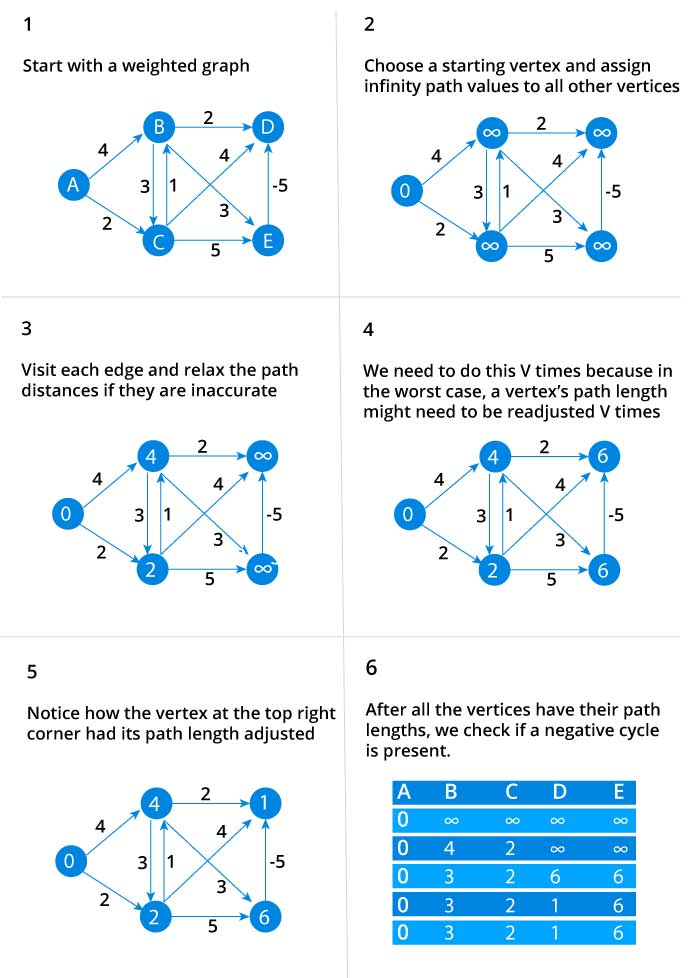
#> input picture Bellman-Ford-Algorithm.jpg, 688 x 978 px
$ python BellmanFord.py
#> lines starting #> are read from the running program, lines starting #| are printed output that depends on the picture
import networkx as nx
import matplotlib.pyplot as plt
import sys,os,time
from tkinter import messagebox
import tkinter as tk
from PIL import Image

inf = float('inf')

def prt(lis):
	V=len(lis)
	str4="\t"
	for i in range(2):
		for j in range(V):
			if( i == 0):
				str4=str4+str(j)+"\t"
			else:
				str4=str4+str(lis[j])+"\t"
		if( i == 0):
			str4=str4+"\n"+"dist\t"
		else:
			str4=str4+"\n"

	return str4

def prt1(lis):
	V=len(lis)
	str4="\t"
	for i in range(2):
		for j in range(V):
			if( i == 0):
				str4=str4+str(j)+"\t"
			else:
				str4=str4+str(lis[j])+"\t"
		if( i == 0):
			str4=str4+"\n"+"parent\t"
		else:
			str4=str4+"\n"

	return str4

def bellmanFord(G, source, pos):
	V = len(G.nodes())
	dist = []
	parent = [None]*V
	for i in range(V):
		dist.append(inf)

	parent[source] = -1;
	dist[source] = 0;
	str5=prt(dist)
	str9=prt1(parent)

	for i in range(V-1):
		for u, v, d in G.edges(data = True):
			if dist[u] + d['length'] < dist[v]:
				str3=str(dist[u])+" + "+str(d['length']) +" < "+ str(dist[v])
				dist[v] = d['length'] + dist[u]
				parent[v] = u
				str2=' , '.join(str(e) for e in parent)
				str1=' , '.join(str(e) for e in dist)
				str3="Iteration no "+str(i+1)+"\nEdge Selected "+str(u)+" -> "+str(v)+"\n"+str3+"\n"
				str7=prt(dist)
				str8=prt1(parent)
				str6=str3+"PREVIOUS Distance table\n"+str5+"\nNEW Distance Table\n"+str7+"\nPREVIOUS Parent table\n"+str9+"\nNEW Parent table\n"+str8
				str5=str7
				str9=str8
				master = tk.Tk()
				master.title("Simple Prog")
				msg = tk.Message(master, text = str6)
				msg.config(bg='lightblue', font=('times', 20))
				msg.pack()
				def ask_quit():
					master.destroy()
				ret_val=messagebox.showinfo("Alert","Press X / Ok to Close Calculation Window")
				if (ret_val == "ok"):
					ask_quit()
	for u, v, d in G.edges(data = True):
		if dist[u] + d['length'] < dist[v]:
			master = tk.Tk()
			master.title("Simple Prog")
			msg = tk.Message(master, text = "Negetive Cycle Detected")
			msg.config(bg='lightblue', font=('times', 20))
			msg.pack()

	for v in range(V):
		if parent[v] != -1:
			if (parent[v], v) in G.edges():
				#plt.waitforbuttonpress()
				#plt.pause(0.5)
				nx.draw_networkx_edges(G, pos, edgelist = [(parent[v], v)], width = 2.5, alpha = 0.6, edge_color = 'r')
	return

def createGraph():
	G = nx.DiGraph()
	f = open('bellmaninput.txt')
	n = int(f.readline())
	wtMatrix = []
	for i in range(n):
		list1 = list(map(int, (f.readline()).split()))
		wtMatrix.append(list1)
	source = int(f.readline())
	for i in range(n) :
		for j in range(n) :
			if wtMatrix[i][j] != 0 :
					G.add_edge(i, j, length = wtMatrix[i][j])
	return G, source


def DrawGraph(G):
	pos = nx.spring_layout(G)
	nx.draw(G, pos, with_labels = True)
	edge_labels = dict([((u, v), d['length']) for u, v, d in G.edges(data = True)])
	nx.draw_networkx_edge_labels(G, pos, edge_labels = edge_labels, label_pos = 0.3, font_size = 11)
	return pos


if __name__ == "__main__":
	image=Image.open('Bellman-Ford-Algorithm.jpg')
#> image is the input picture: PIL image 688x978 RGB; mean R, G, B 226.4, 238.3, 245.3
	image.show()
	time.sleep(5)
	cmd="bellmaninput.txt"
	os.system('helper3.py %s'% (cmd))
	G, source = createGraph()
#> (reads bellmaninput.txt from the repository)
	pos = DrawGraph(G)
	bellmanFord(G, source, pos)
	plt.show()
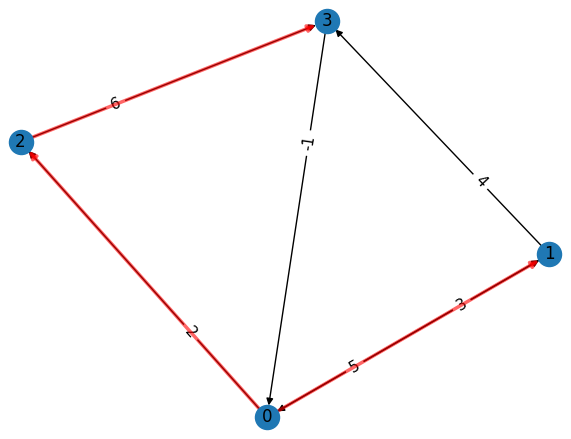
#> figure drawn by matplotlib, 1 panel
